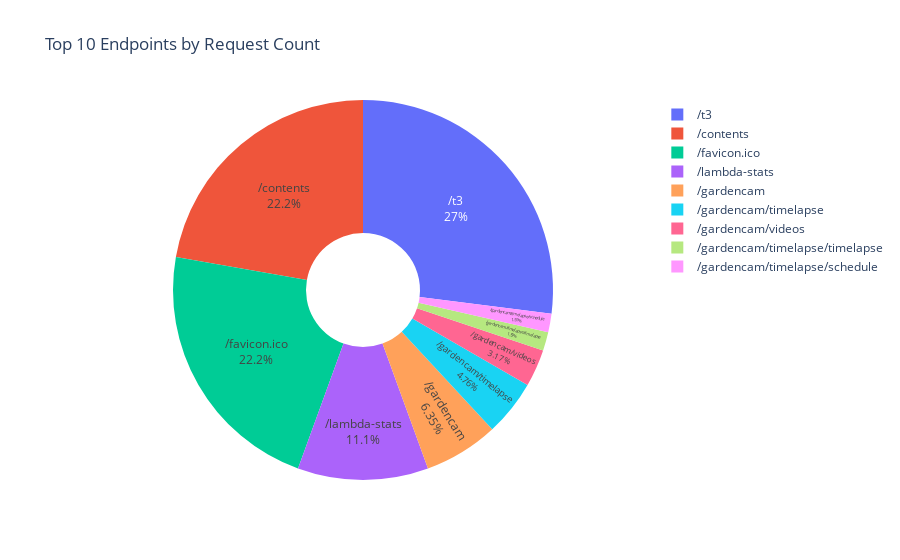

Notebook cell for this chart:
### Markdown cell above
## 5. Path Analysis

### Code cell
# Top paths pie chart (exclude empty paths)
top_paths = df[df['path'] != '']['path'].value_counts().head(10)

if len(top_paths) > 0:
    fig = px.pie(
        values=top_paths.values,
        names=top_paths.index,
        title='Top 10 Endpoints by Request Count',
        hole=0.3
    )
    fig.update_traces(textposition='inside', textinfo='percent+label')
    fig.show()
else:
    print("No path data available (all paths are empty)")

### Figure 1 — Plotly figure (JSON) as saved in the notebook; plotly's stock layout.template omitted (floating-point values rounded to 4 significant figures)
{"data": [{"domain": {"x": [0.0, 1.0], "y": [0.0, 1.0]}, "hole": 0.3, "hovertemplate": "label=%{label}<br>value=%{value}<extra></extra>", "labels": ["/t3", "/contents", "/favicon.ico", "/lambda-stats", "/gardencam", "/gardencam/timelapse", "/gardencam/videos", "/gardencam/timelapse/timelapse", "/gardencam/timelapse/schedule"], "legendgroup": "", "name": "", "showlegend": true, "textinfo": "percent+label", "textposition": "inside", "type": "pie", "values": [17, 14, 14, 7, 4, 3, 2, 1, 1]}], "layout": {"legend": {"tracegroupgap": 0}, "title": {"text": "Top 10 Endpoints by Request Count"}}}
